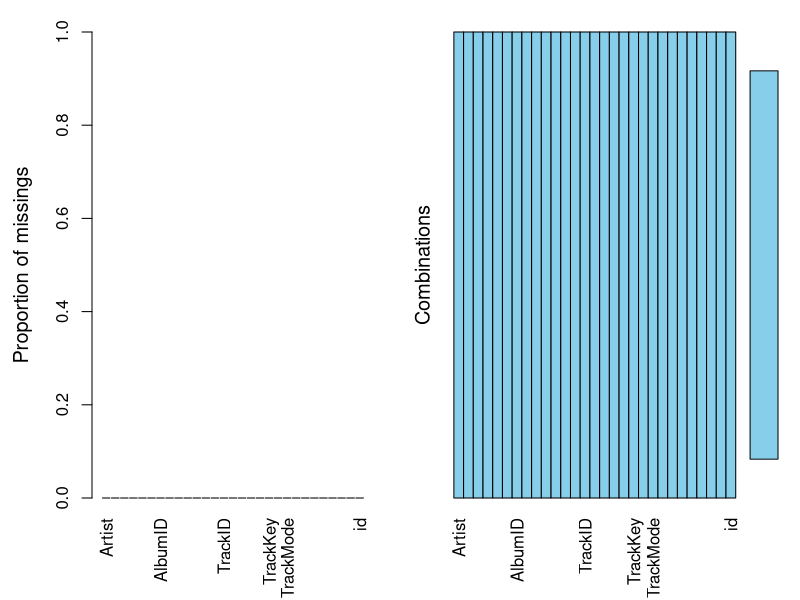

Generate this figure with R: (Note: this script raises an error after producing the figure.)
## ---- chunk 1
knitr::opts_chunk$set(echo = TRUE)
## ---- chunk 2
library(tidyverse)
library(lubridate)
library(GGally)
library(cluster)
library(VIM)
library(fpc)
library(leaps)

## ---- chunk 3
spotify.clustering <- read_csv("inst/edited_spotify.csv")

clean_data <- spotify.clustering %>%
  mutate(AlbumReleaseDate = parse_date_time(AlbumReleaseDate, orders = c("y", "ym","ymd"))) %>%
  #Old-school grepl method
  mutate(Artist = ifelse(grepl("Beyonc*", Artist), 'Beyonce', Artist)) %>%
  #Tidyverse str_detect method
  mutate(Artist = ifelse(Artist %>% 
                           str_detect("Janelle Mon*"), 'Janelle Monae', Artist)) %>%
  mutate(Artist = ifelse(AlbumBestChartPosition %>% 
                           str_detect("#N/A"), 0, Artist)) %>%
  na.omit() %>%
  mutate(id = row_number()) %>%
  mutate(id = as.character(id))
sapply(data, class)

aggr(clean_data) # checks for missing data

test_data <- subset(clean_data, ((AlbumName == "A Girl Called Dusty") | 
                                 (AlbumName == "Action!") |
                                 (AlbumName == "Selling England By The Pound") |
                                 (AlbumName == "Carpenters") | 
                                 (AlbumName == "Ride On") |
                                 (AlbumName == "Autoamerican") |
                                 (AlbumName == "Selected Ambient Works 85-92") |    
                                 (AlbumName == "Different Class") |
                                 (AlbumName == "O") |
                                 (AlbumName == "The Elder Scrolls IV: Oblivion: Original Game Soundtrack") |
                                 (AlbumName == "AM") |
                                 (AlbumName == "An Awesome Wave")))

training_data <- subset(clean_data, ((AlbumName != "A Girl Called Dusty") & 
                                     (AlbumName != "Action!") &
                                     (AlbumName != "Selling England By The Pound") &
                                     (AlbumName != "Carpenters") & 
                                     (AlbumName != "Ride On") &
                                     (AlbumName != "Autoamerican") &
                                     (AlbumName != "Selected Ambient Works 85-92") &    
                                     (AlbumName != "Different Class") &
                                     (AlbumName != "O") &
                                     (AlbumName != "The Elder Scrolls IV: Oblivion: Original Game Soundtrack") &
                                     (AlbumName != "AM") &
                                     (AlbumName != "An Awesome Wave")))

training_data <- training_data[c("TrackDuration", "TrackDanceability",
                                 "TrackEnergy", "TrackKey", "TrackLoudness",
                                 "TrackSpeechiness", "TrackAcousticness",
                                 "TrackInstrumentalness", "TrackLiveness", "TrackValence",
                                 "TrackTempo")]
## ---- chunk 4
MyData = {training_data %>% 
    group_by(Artist,AlbumName,AlbumPopularity) %>% 
    summarize(AlbumDanceability = mean(TrackDanceability),
              AlbumLoudness = mean(TrackLoudness),
              AlbumSpeechiness = mean(TrackSpeechiness),
              AlbumDuration = mean(TrackDuration),
              AlbumNumber = mean(TrackNumber),	
              AlbumEnergy = mean(TrackEnergy),	
              AlbumKey = mean(TrackKey),	
              AlbumMode = mean(TrackMode),	
              AlbumAcousticness = mean(TrackAcousticness),	
              AlbumInstrumentalness = mean(TrackInstrumentalness),	
              AlbumLiveness = mean(TrackLiveness),
              AlbumValence = mean(TrackValence),
              AlbumTempo = mean(TrackTempo),	
              AlbumTimeSignature = mean(TrackTimeSignature) )}


#the mean method

MyData1 = {training_data %>% 
    group_by(ArtistPopularity) %>% 
    summarize(ArtistDanceability = mean(TrackDanceability),
              ArtistLoudness = mean(TrackLoudness),
              ArtistSpeechiness = mean(TrackSpeechiness),
              ArtistDuration = mean(TrackDuration),
              ArtistNumber = mean(TrackNumber),	
              ArtistEnergy = mean(TrackEnergy),	
              ArtistKey = mean(TrackKey),	
              ArtistMode = mean(TrackMode),	
              ArtistAcousticness = mean(TrackAcousticness),	
              ArtistInstrumentalness = mean(TrackInstrumentalness),	
              ArtistLiveness = mean(TrackLiveness),
              ArtistValence = mean(TrackValence),
              ArtistTempo = mean(TrackTempo),	
              ArtistTimeSignature = mean(TrackTimeSignature) )}


## ---- chunk 5
MyData2 = {training_data %>% 
    group_by(AlbumPopularity) %>% 
    summarize(AlbumDanceability = mean(TrackDanceability),
              AlbumLoudness = mean(TrackLoudness),
              AlbumSpeechiness = mean(TrackSpeechiness),
              AlbumDuration = mean(TrackDuration),
              AlbumNumber = mean(TrackNumber),	
              AlbumEnergy = mean(TrackEnergy),	
              AlbumKey = mean(TrackKey),	
              AlbumMode = mean(TrackMode),	
              AlbumAcousticness = mean(TrackAcousticness),	
              AlbumInstrumentalness = mean(TrackInstrumentalness),	
              AlbumLiveness = mean(TrackLiveness),
              AlbumValence = mean(TrackValence),
              AlbumTempo = mean(TrackTempo),	
              AlbumTimeSignature = mean(TrackTimeSignature) )}

#ggpairs(MyData2)

MyData2 %>% ggplot(aes(x =AlbumDanceability,y = AlbumPopularity)) + geom_point()  + geom_smooth()

MyData2 %>% ggplot(aes(x = AlbumLoudness,y = AlbumPopularity)) + geom_point()  + geom_smooth()

MyData2 %>% ggplot(aes(x =  AlbumEnergy ,y = AlbumPopularity)) + geom_point()  + geom_smooth()

MyData2 %>% ggplot(aes(x =  AlbumTimeSignature   ,y = AlbumPopularity)) + geom_point()  + geom_smooth()
## ---- chunk 6
#all subsets regression
m <- regsubsets( ArtistPopularity ~ ., data = training_data)

summary(m)

par(mfrow = c(1,1))

plot(m, scale = "Cp")

plot(m, scale = "bic")

plot(m, scale = "adjr2")


#a selected best model by BIC
m1 <- lm(ArtistPopularity ~ ArtistDanceability + ArtistAcousticness + ArtistValence,data=training_data)
summary(m1)

#all subsets regression
m <- regsubsets( AlbumPopularity ~ ., data = MyData2)

summary(m)

par(mfrow = c(1,1))

plot(m, scale = "Cp")

plot(m, scale = "bic")

plot(m, scale = "adjr2")


#a selected best model by BIC
m1 <- lm(AlbumPopularity ~ AlbumDanceability + AlbumAcousticness + AlbumValence,data=MyData2)
summary(m1)


## ---- chunk 7
#Genre analysis using stringr to extract the most commonly appearing words
spotify.genres <- read_csv("inst/edited_spotify.csv") %>% 
  mutate(ArtistGenres = strsplit(ArtistGenres, ","))

genres <- na.omit(unique(unlist(spotify.genres$ArtistGenres)))

split_genres <- NULL

for(i in 1:length(genres)) {
  split_genres[i] <- strsplit(genres[i], " ")
}

genre_words <- unlist(split_genres)

unique_genre_words <- unique(genre_words)

genre_words_table <- subset(as.data.frame(table(genre_words)), (Freq > 7))

genre_freq_plot <- ggplot(data = genre_words_table, aes(x=genre_words, y=Freq)) + geom_col()

print(genre_freq_plot)

#Looking at the clusters with 6 as shown from the genre analysis
clusters <- pam(training_data, 6)
plotcluster(training_data, clusters$cluster, color = TRUE, shade = TRUE, labels = 2, lines = 0)
## ---- chunk 8

genres <- mutate(training_data, ArtistGenres = strsplit(ArtistGenres, ","))$ArtistGenres %>% 
  unlist() %>% unique() %>% na.omit()

split_genres <- NULL

for(i in 1:length(genres)) {
  split_genres[i] <- strsplit(genres[i], " ")
}

genre_words <- unlist(split_genres)

genre_words <- replace(genre_words, (genre_words == "hip" | genre_words == "hop"), "hip-hop")

unique_genre_words <- unique(genre_words)

genre_freq_plot <- subset(as.data.frame(table(genre_words)), (Freq > 8)) %>% 
  ggplot(aes(x=genre_words, y=Freq)) + geom_col()

print(genre_freq_plot)

## ---- chunk 9

# associate tracks that have multiple genres with the most frequent genre (since these will be broader)

training_data <- training_data %>% mutate(TrueCluster = (row_number()-row_number()))

for(i in 1:length(training_data$ArtistID)) {
  if(str_detect(training_data$ArtistGenres[i], "folk")) {training_data$TrueCluster[i] <- 5}
  if(str_detect(training_data$ArtistGenres[i], "indie")) {training_data$TrueCluster[i] <- 4}
  if(str_detect(training_data$ArtistGenres[i], "hip")) {training_data$TrueCluster[i] <- 3}
  if(str_detect(training_data$ArtistGenres[i], "hop")) {training_data$TrueCluster[i] <- 3}
  if(str_detect(training_data$ArtistGenres[i], "pop")) {training_data$TrueCluster[i] <- 2}
  if(str_detect(training_data$ArtistGenres[i], "rock")) {training_data$TrueCluster[i] <- 1}
}

View(training_data)
## ---- chunk 10

clustering_training_data <- training_data[c("TrackDuration", "TrackDanceability",
                                            "TrackEnergy", "TrackKey", "TrackLoudness",
                                            "TrackSpeechiness", "TrackAcousticness",
                                            "TrackInstrumentalness", "TrackLiveness", 
                                            "TrackValence", "TrackTempo")]

clusters <- pam(clustering_training_data, 6)

plotcluster(clustering_training_data, clusters$cluster)

## ---- chunk 11

# Not sure why gather doesn't work, looks like it should as all attributes are numeric but anyway
# distributions <- clean_data %>%
#   gather(key = key, value = value) %>%
#   subset(key %in% colnames(clean_data[15:27])) %>%
#   ggplot() +
#   geom_density(aes(value)) +
#   facet_wrap(~key, scales = "free") +
#   theme_classic()


#print(distributions) commented out because it takes forever to run

ggpairs_1 <- ggpairs(data = clean_data, columns = 15:27, title = "GGpairs")

#print(ggpairs_1) see above

#Puts each song in  a cluster based on ALL numeric discriptors
cluster_1 <- clean_data %>%
  select(colnames(clean_data[15:27]), -TrackMode) %>%
  kmeans(50,100,1)
clusters <- cluster_1$cluster %>%
  enframe(name = "id") %>%
  mutate(id = as.character(id))

#Not sure why not merging think it should
clean_data <- right_join(clean_data, clusters, by = "id")  %>%
  rename_(cluster = "value")
tibbled <- tibble(clean_data, cluster_1$cluster)
